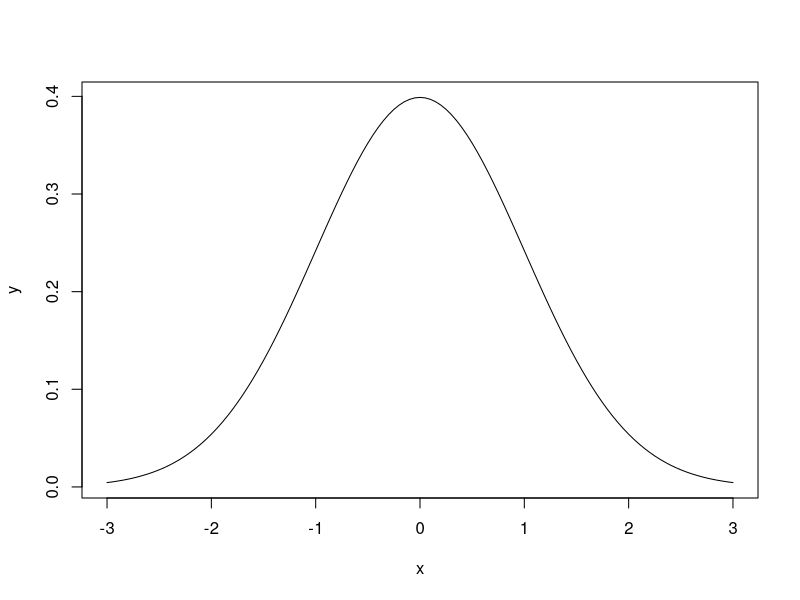
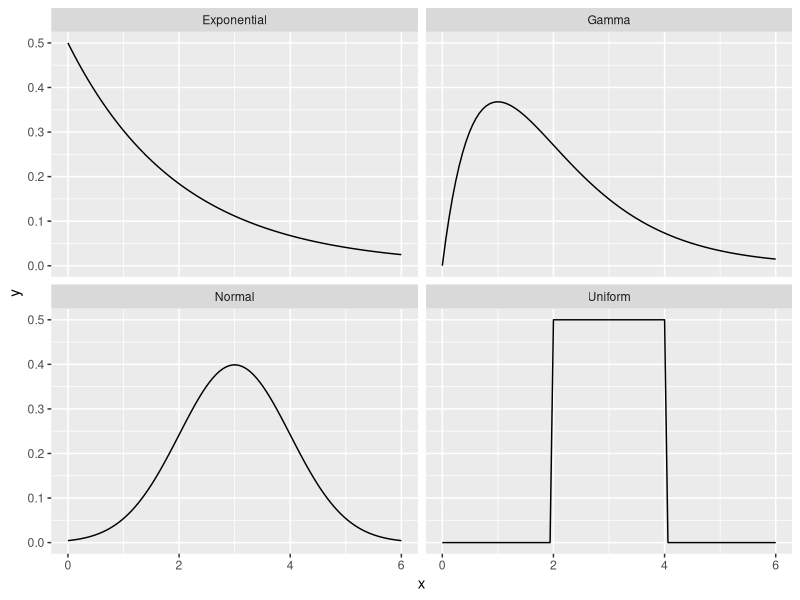
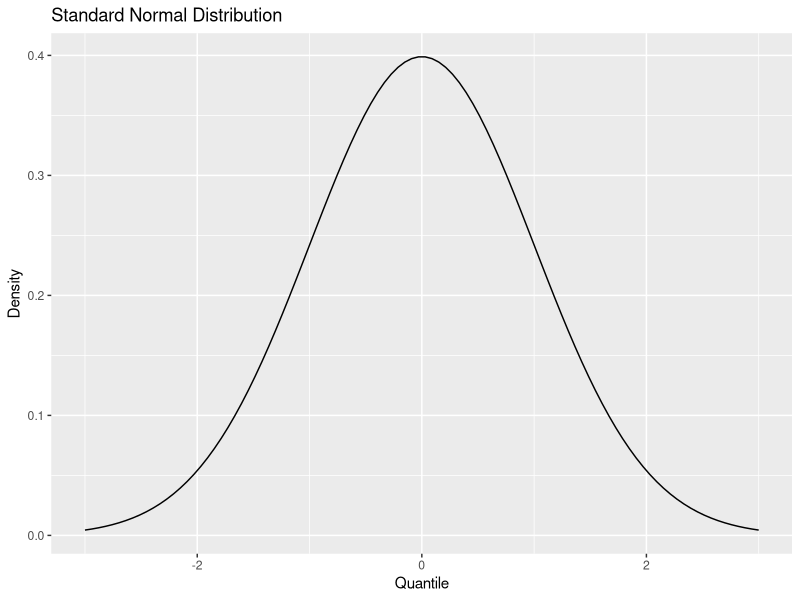
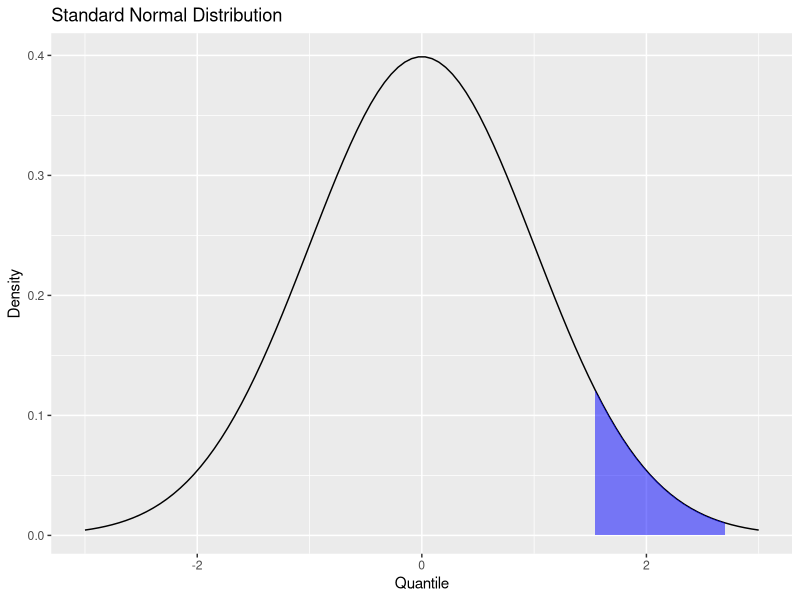

R code for these plots, in order:
## ---- chunk 1
choose(5, 3)
choose(50, 3)
choose(50, 30)
## ---- chunk 2
items <- 2:5
k <- 2
combn(items, k)
## ---- chunk 3
combn(1:5, 3)
## ---- chunk 4
combn(c("T1", "T2", "T3", "T4", "T5"), 3)
## ---- chunk 5
runif(1)
runif(10)
runif(1, min = -3, max = 3)
## ---- chunk 6
rnorm(1)
rnorm(1, mean = 100, sd = 15)
rbinom(1, size = 10, prob = 0.5)
rpois(1, lambda = 10)
rexp(1, rate = 0.1)
rgamma(1, shape = 2, rate = 0.1)
## ---- chunk 7
rnorm(3, mean = c(-10, 0, 10), sd = 1)
## ---- chunk 8
means <- rnorm(30, mean = 0, sd = 0.2)
rnorm(30, mean = means, sd = 1)
## ---- chunk 9
set.seed(42)
runif(10)

set.seed(165)
runif(10)

set.seed(42)
runif(10)
## ---- chunk 10
sample(1950:2020, 10)
## ---- chunk 11
set.seed(42)
x <- rnorm(1000, 4, 10)
n <- 1000
medians <- numeric(n)
for (i in seq_along(medians)) {
  medians[i] <- median(sample(x, replace = TRUE))
}
mean(medians)
sd(medians)
## ---- chunk 12
ci <- quantile(medians, c(0.025, 0.975))
cat("95% confidence interval is (", ci, ")\n")
## ---- chunk 13
sample(c("H", "T"), 10, replace = TRUE)
## ---- chunk 14
sample(c(FALSE, TRUE), 20, replace = TRUE)
## ---- chunk 15
sample(c(FALSE, TRUE), 20, replace = TRUE, prob = c(0.2, 0.8))
## ---- chunk 16
rbinom(10, 1, 0.8)
## ---- chunk 17
sample(1:10)
## ---- chunk 18
dbinom(7, size = 10, prob = 0.5)
## ---- chunk 19
pbinom(5, size = 10, prob = 0.5)
## ---- chunk 20
pbinom(7, size = 10, prob = 0.5, lower.tail = FALSE)
## ---- chunk 21
pbinom(7, size = 10, prob = 0.5) - pbinom(3, size = 10, prob = 0.5)
## ---- chunk 22
pbinom(c(3, 7), size = 10, prob = 0.5)
## ---- chunk 23
pnorm(q = .8, mean = 0, sd = 1)
## ---- chunk 24
pnorm(66, mean = 70, sd = 3)
## ---- chunk 25
pexp(20, rate = 1 / 40)
pexp(20, rate = 1 / 40, lower.tail = FALSE)
## ---- chunk 26
pexp(50, rate = 1 / 40) - pexp(20, rate = 1 / 40)
## ---- chunk 27
qnorm(0.05, mean = 100, sd = 15)
## ---- chunk 28
qnorm(c(0.025, 0.975))
## ---- chunk 29
x <- seq(-3, 3, 0.05)
y <- dnorm(x)
plot(x, y, type = "l")
## ---- chunk 30
library(ggplot2)
x <- seq(0, 6, length.out = 100)
ylim <- c(0, 0.6)

df <- rbind(
  data.frame(x = x, dist_name = "Uniform", y = dunif(x, min = 2, max = 4)),
  data.frame(x = x, dist_name = "Normal", y = dnorm(x, mean = 3, sd = 1)),
  data.frame(x = x, dist_name = "Exponential", y = dexp(x, rate = 1 / 2)),
  data.frame(x = x, dist_name = "Gamma", y = dgamma(x, shape = 2, rate = 1))
)
df |>
  ggplot(aes(x = x, y = y)) +
  geom_line() +
  facet_wrap(~dist_name)
## ---- chunk 31
x <- seq(-3, 3, length.out = 100)
df <- data.frame(x = x, y = dnorm(x, mean = 0, sd = 1))
p <- ggplot(df, aes(x, y)) +
  geom_line() +
  labs(
    title = "Standard Normal Distribution",
    y = "Density",
    x = "Quantile"
  )
p
## ---- chunk 32
q75 <- quantile(df$x, .75)
q95 <- quantile(df$x, .95)
p +
  geom_ribbon(
    data = subset(df, x > q75 & x < q95),
    aes(ymax = y),
    ymin = 0,
    fill = "blue",
    color = NA,
    alpha = 0.5
  )
